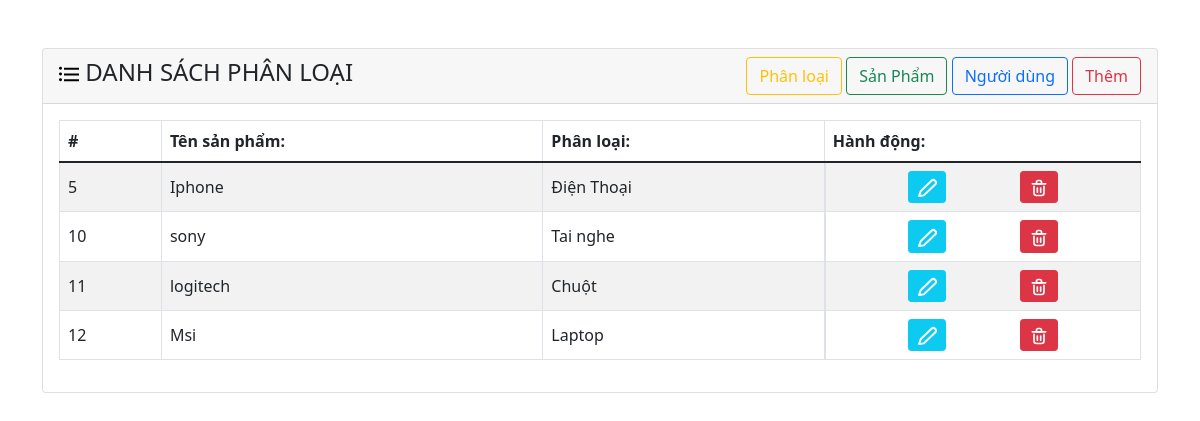
Page /admin/category/list.php on the earlier database version.
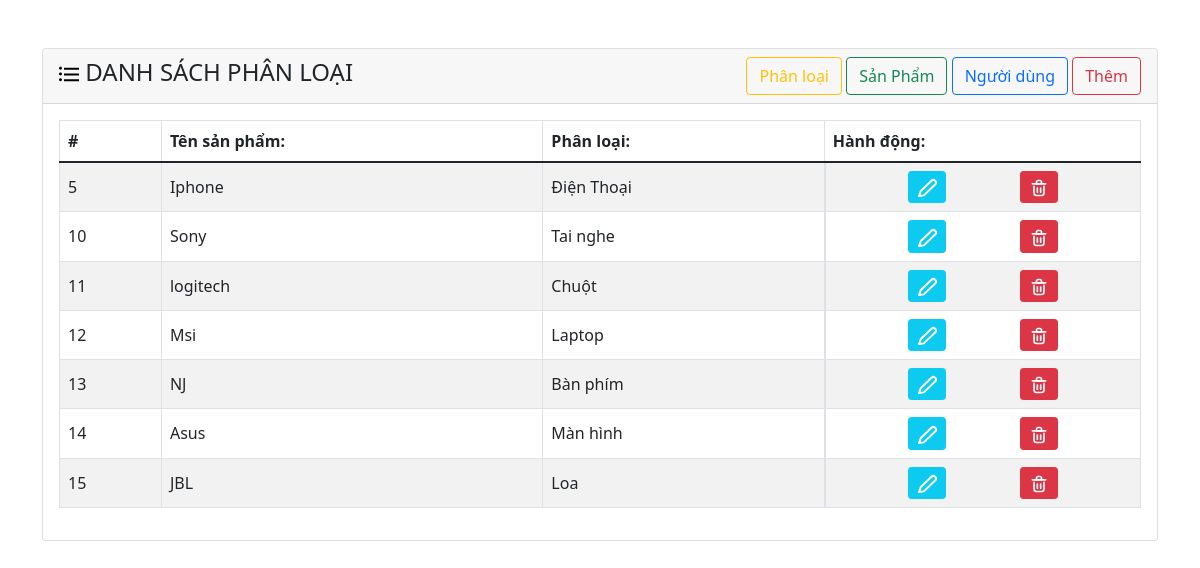
Same page on the later database version.
### tables this page shows
CREATE TABLE `category` (
  `id` int NOT NULL,
  `name` varchar(250) NOT NULL,
  `note` varchar(250) NOT NULL,
  `create_at` datetime NOT NULL DEFAULT CURRENT_TIMESTAMP,
  `update_at` datetime NOT NULL DEFAULT CURRENT_TIMESTAMP
);

### admin/category/list.php (the view, shortened to what this page needs)
<!DOCTYPE html>
<html lang="en">
<head>
    <link href="https://cdn.jsdelivr.net/npm/bootstrap@5.1.3/dist/css/bootstrap.min.css" rel="stylesheet">
</head>
<body>
    <div class="container">
        <div class="card mt-5">
            <div class="card-header d-flex align-items-center justify-content-between">
                <h4> <img src="./admin/images/list-1497-svgrepo-com.svg" alt=""> DANH SÁCH PHÂN LOẠI</h4>
                <div class="action-btn">
                    <a href="./index.php?pages=category&action=list" class="btn btn-outline-warning">Phân loại</a>
                    <a href="./index.php?pages=product&action=list" class="btn btn-outline-success">Sản Phẩm</a>
                    <a href="./index.php?pages=users&action=list" class="btn btn-outline-primary">Người dùng</a>
                    <a href="./index.php?pages=category&action=add" class="btn btn-outline-danger">Thêm</a>
                </div>
            </div>
            <div class="card-body">
                <table class="table table-bordered table-striped">
                    <thead>
                        <tr>
                            <th scope="col">#</th>
                            <th scope="col">Tên sản phẩm: </th>
                            <th scope="col">Phân loại: </th>
                            <th scope="col">Hành động: </th>
                        </tr>
                    </thead>
                    <tbody>
                        <?php
                        $query_category = mysqli_query($conn, 'SELECT * FROM category ');
                        if (mysqli_num_rows($query_category) > 0) {
                            while ($fetch_category = mysqli_fetch_array($query_category)) {
                        ?>
                                <tr style="vertical-align: middle;">
                                    <td>
                                        <?= $fetch_category['id'] ?>
                                    </td>
                                    <td>
                                        <?= $fetch_category['name'] ?>
                                    </td>
                                    <td>
                                        <?= $fetch_category['note'] ?>
                                    </td>
                                    <td class="d-flex justify-content-evenly">
                                        <a href="./index.php?pages=category&action=edit&id=<?= $fetch_category['id'] ?>" class="btn btn-info btn-sm"><img src="./admin/images/edit-1-svgrepo-com.svg" alt=""></a>
                                        <form action="./index.php?pages=category&action=delete" method="post">
                                            <button onclick="return confirm('Bạn có chắc chắn muốn xóa? ')" type="submit" class="btn btn-danger btn-sm" name="deleteCategory" value="<?= $fetch_category['id'] ?>"><img src="./admin/images/delete-2-svgrepo-com.svg" alt=""></i>
                                            </button>
                                        </form>
                                    </td>
                                </tr>
                        <?php
                            }
                        }
                        ?>
                    </tbody>
                </table>
            </div>
        </div>
    </div>
</body>
</html>

Differences in the rows shown:
changed category "Tai nghe": name "sony" → "Sony"
added category: id "13", name "NJ", note "Bàn phím"
added category: id "14", name "Asus", note "Màn hình"
added category: id "15", name "JBL", note "Loa"
